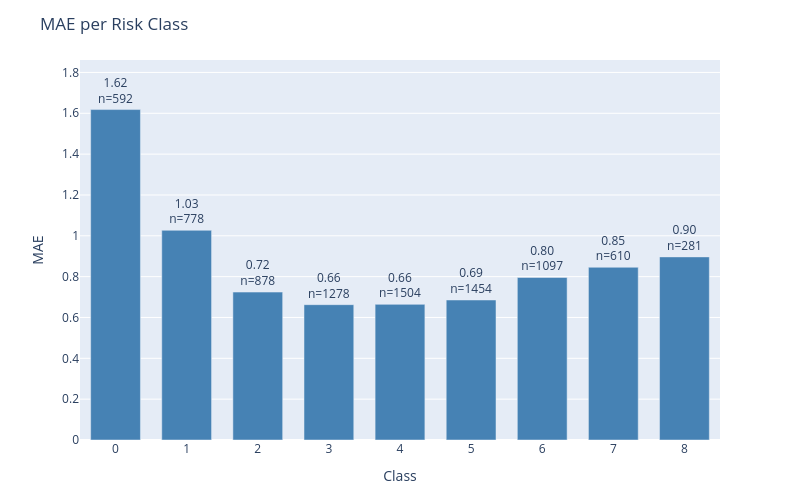

Source (notebook cell):
### Code cell
plot_error_by_group(
    df=results_test,
    y_true_col='actual',
    y_pred_col='prediction',
    group_by='class',
    metric='mae',
    title='MAE per Risk Class'
)

### Figure 1 — Plotly figure (JSON) as saved in the notebook; plotly's stock layout.template omitted (floating-point values rounded to 4 significant figures)
{"data": [{"marker": {"color": "steelblue"}, "text": ["1.62<br>n=592", "1.03<br>n=778", "0.72<br>n=878", "0.66<br>n=1278", "0.66<br>n=1504", "0.69<br>n=1454", "0.80<br>n=1097", "0.85<br>n=610", "0.90<br>n=281"], "textposition": "outside", "type": "bar", "x": ["0", "1", "2", "3", "4", "5", "6", "7", "8"], "y": [1.618, 1.027, 0.7244, 0.6628, 0.6642, 0.6857, 0.7958, 0.8459, 0.8968]}], "layout": {"bargap": 0.3, "height": 500, "margin": {"b": 60, "t": 60}, "title": {"text": "MAE per Risk Class"}, "uniformtext": {"minsize": 8, "mode": "hide"}, "width": 800, "xaxis": {"title": {"text": "Class"}}, "yaxis": {"range": [0, 1.861], "title": {"text": "MAE"}}}}
